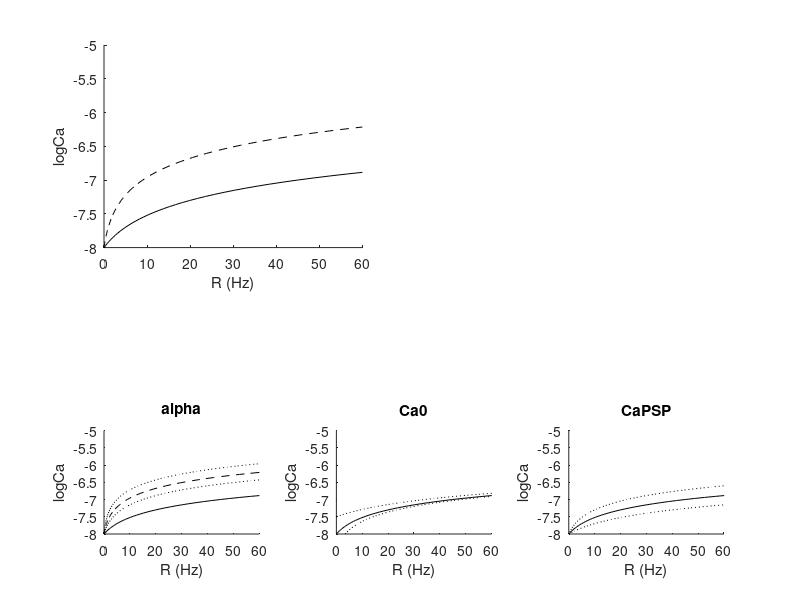

This chart was generated by the following MATLAB code: (Note: this script raises an error after producing the figure.)
figfolder  = '/Users/dl2820/Project Repos/CaHomeostasis/DailyNotebook/Notebook20210708';

%%
Ca_0 = -8;       %GluA1-independent (i.e. baseline) Calcium concentration
                         %(-6.854 at eqfrom SS)
Ca_PSC0 = 0.2e-8;     %Calcium per 1Hz PSPs through non-GluA1 sources
alpha = 4;
%%
Ca = linspace(Ca_0,-5,100);


%%

R_none = (10.^Ca - 10.^Ca_0)./(Ca_PSC0.*(alpha.*0+1));
R_full = (10.^Ca - 10.^Ca_0)./(Ca_PSC0.*(alpha.*1+1));

alphas = [2 8];
R_alphas =(10.^Ca - 10.^Ca_0)./(Ca_PSC0*(alphas'*1+1));

Ca_0s = [-8.5 -7.5]';
R_Ca0s =(10.^Ca - 10.^Ca_0s)./(Ca_PSC0.*(alpha.*0+1));

Ca_PSCs = [0.1e-8 0.4e-8]';
R_CaPSCs =(10.^Ca - 10.^Ca_0)./(Ca_PSCs.*(alpha.*0+1));
%%
figure
subplot(2,2,1)
    %plot((R),Ca,'k')
    hold on
    plot((R_none),Ca,'k')
    plot((R_full),Ca,'k--')

    ylabel('logCa')

    xlabel('R (Hz)')
    box off
    axis tight
    xlim([0 60])
    
    
subplot(3,3,7)
    %plot((R),Ca,'k')
    hold on
    plot((R_none),Ca,'k')
    plot((R_full),Ca,'k--')
    plot((R_alphas),Ca,'k:')

    ylabel('logCa')

    xlabel('R (Hz)')
    box off
    axis tight
    xlim([0 60])
    title('alpha')
    
    
subplot(3,3,8)
    %plot((R),Ca,'k')
    hold on
    plot((R_none),Ca,'k')
    %plot((R_full),Ca,'k--')
    plot((R_Ca0s),Ca,'k:')

    ylabel('logCa')

    xlabel('R (Hz)')
    box off
    axis tight
    xlim([0 60])
     title('Ca0')
     
subplot(3,3,9)
    %plot((R),Ca,'k')
    hold on
    plot((R_none),Ca,'k')
    %plot((R_full),Ca,'k--')
    plot((R_CaPSCs),Ca,'k:')

    ylabel('logCa')

    xlabel('R (Hz)')
    box off
    axis tight
    xlim([0 60])
     title('CaPSP')
     
    
    

NiceSave('RCa',figfolder,[],'includeDate',true)
%% Effects of kf0 and kCan ... kappa

Ca_CaN = -6.4;     %Ca midpoint for CaN (data)
s_CaN = 6;      %Steepness of CaN activation (data)

kappa = 0.01;
kf_0 = 0.6e-3; 
k_CaN = kf_0./kappa;

n = Sigmoid( Ca,Ca_CaN,s_CaN,1);
kf = kf_0;
kd = k_CaN.*n;

A = kf./(kf+kd);
R = (10.^Ca - 10.^Ca_0)./(Ca_PSC0.*(alpha.*A+1));

%kf0s
kf0s = [1e-2 1e-4]';
A_kf0 = kf0s./(kf0s+kd);
R_kf0 = (10.^Ca - 10.^Ca_0)./(Ca_PSC0.*(alpha.*A_kf0+1));

%k_CaNs
k_CaNs = [1 1e-2]';
A_kds = kf./(kf+k_CaNs.*n);
R_kd = (10.^Ca - 10.^Ca_0)./(Ca_PSC0.*(alpha.*A_kds+1));

%R1/2
Rs = linspace(0,60,60);
Ca_Ahalf = log10(10.^Ca_0 + Ca_PSC0.*Rs + Ca_PSC0.*alpha.*0.5.*Rs);
k_ratio = Sigmoid( Ca_Ahalf,Ca_CaN,s_CaN,1);

%%
figure
subplot(2,2,1)
    plot((R),Ca,'k')
    hold on
    plot((R_none),Ca,'k--')
    plot((R_full),Ca,'k--')
    ylabel('logCa')
    %plot(log10(R),A,'r')
    %LogScale('x',10)
    xlabel('R');
    box off
    axis tight
    axis tight
    xlim([0 60])
    yrange = ylim(gca);

subplot(2,2,2)
    plot(n,Ca)
    hold on
    plot(A,Ca)
    ylim(yrange)
    legend('n(Ca)','A(Ca)')
    box off
    xlabel('n, A')
   
subplot(3,3,7)
    plot((R),Ca,'k')
    hold on
    plot((R_kf0),Ca,'k:')
    plot((R_none),Ca,'--','color',[0.5 0.5 0.5])
    plot((R_full),Ca,'--','color',[0.5 0.5 0.5])
    ylabel('logCa')
    %plot(log10(R),A,'r')
    %LogScale('x',10)
    xlabel('R');
    box off
    axis tight
    axis tight
    xlim([0 60])
    yrange = ylim(gca);
    title('k_f_0')
    
subplot(3,3,8)
    plot((R),Ca,'k')
    hold on
    plot((R_kd),Ca,'k:')
    plot((R_none),Ca,'--','color',[0.5 0.5 0.5])
    plot((R_full),Ca,'--','color',[0.5 0.5 0.5])
    ylabel('logCa')
    %plot(log10(R),A,'r')
    %LogScale('x',10)
    xlabel('R');
    box off
    axis tight
    axis tight
    xlim([0 60])
    yrange = ylim(gca);    
    title('k_C_a_N')
    
    
subplot(3,3,9)
    plot(k_ratio,Rs,'k')
    xlabel('k_f_0 / k_C_a_N')
    ylabel('R_A_0_._5')
    box off
    
    
NiceSave('RCa_A',figfolder,[],'includeDate',true)



%% Adding back in the m-gate (alpha)

Ca_CamKII = -5.5;     %Ca midpoint for CaN (data)
s_CamKII = 8;      %Steepness of CaN activation (data)

k_CamK = 50.*k_CaN; %Free parameter
m_alpha = Sigmoid( Ca,Ca_CamKII,s_CamKII,1);
kf_malpha = kf_0 + k_CamK.*m_alpha;

Ca_Kdelta = 1.5;
m_beta = Sigmoid( Ca+Ca_Kdelta,Ca_CamKII,s_CamKII,1);
kf_mbeta = kf_0 + k_CamK.*m_beta;

%Equilibrium beta
Ca_b = -7.05;     %Ca midpoint for CaN (data)
s_b = -35;      %Steepness of CaN activation (data)
b = Sigmoid( Ca,Ca_b,s_b,1);
m_ab = Sigmoid( Ca+b.*Ca_Kdelta,Ca_CamKII,s_CamKII,1);
kf_mab = kf_0 + k_CamK.*m_ab;

A_malpha = kf_malpha./(kf_malpha+kd);
R_malpha = (10.^Ca - 10.^Ca_0)./(Ca_PSC0.*(alpha.*A_malpha+1));
A_mbeta = kf_mbeta./(kf_mbeta+kd);
R_mbeta = (10.^Ca - 10.^Ca_0)./(Ca_PSC0.*(alpha.*A_mbeta+1));
A_mab = kf_mab./(kf_mab+kd);
R_mab = (10.^Ca - 10.^Ca_0)./(Ca_PSC0.*(alpha.*A_mab+1));

%kf0s
% kf0s = [1e-2 1e-4]';
% A_kf0 = kf0s./(kf0s+kd);
% R_kf0 = (10.^Ca - 10.^Ca_0)./(Ca_PSC0.*(alpha.*A_kf0+1));

%k_CaNs
% k_CaNs = [1 1e-2]';
% A_kds = kf./(kf+k_CaNs.*n);
% R_kd = (10.^Ca - 10.^Ca_0)./(Ca_PSC0.*(alpha.*A_kds+1));


%%
figure
subplot(2,2,1)
    plot((R),Ca,'k')
    hold on
    plot((R_mab),Ca,'r')
    plot((R_malpha),Ca,'b')
   % plot((R_mbeta),Ca,'g')
    
    plot((R_none),Ca,'k--')
    plot((R_full),Ca,'k--')
    ylabel('logCa')
    %plot(log10(R),A,'r')
    %LogScale('x',10)
    xlabel('R');
    box off
    axis tight
    axis tight
    xlim([0 100])
    yrange = ylim(gca);
    legend('CaN-only','Alpha<->Beta CamKII','Alpha CamKII','location','southeast')

subplot(2,2,2)
    plot(n,Ca)
    hold on
    plot(m_alpha,Ca)
    plot(m_beta,Ca)
    plot(A,Ca)
    plot(A_malpha,Ca)
    plot(A_mbeta,Ca)
    ylim(yrange)
    legend('n(Ca)','m_a(Ca)','m_a(Ca)','A(Ca)')
    box off
    xlabel('n, A')
   
subplot(3,3,7)
    plot((R),Ca,'k')
    hold on
    plot((R_kf0),Ca,'k:')
    plot((R_none),Ca,'--','color',[0.5 0.5 0.5])
    plot((R_full),Ca,'--','color',[0.5 0.5 0.5])
    ylabel('logCa')
    %plot(log10(R),A,'r')
    %LogScale('x',10)
    xlabel('R');
    box off
    axis tight
    axis tight
    xlim([0 60])
    yrange = ylim(gca);
    title('k_f_0')
    
subplot(3,3,8)
    plot((R),Ca,'k')
    hold on
    plot((R_kd),Ca,'k:')
    plot((R_none),Ca,'--','color',[0.5 0.5 0.5])
    plot((R_full),Ca,'--','color',[0.5 0.5 0.5])
    ylabel('logCa')
    %plot(log10(R),A,'r')
    %LogScale('x',10)
    xlabel('R');
    box off
    axis tight
    axis tight
    xlim([0 60])
    yrange = ylim(gca);    
    title('k_C_a_N')
    
    
subplot(3,3,9)
    plot(k_ratio,Rs,'k')
    xlabel('k_f_0 / k_C_a_N')
    ylabel('R_A_0_._5')
    box off
    
    
NiceSave('RCa_A_mgate',figfolder,[],'includeDate',true)



%% Simulate steady state calcium as f'n of rate

%manip.rate = @(t) 20.*ones(size(t));

parms= struct();
timeparms = struct();
manip = struct();

timeparms.maxT = 0;
timeparms.preT = 6000;

parms.Ca_PSP0 = Ca_PSC0;
parms.Ca_A = 0;
parms.Ca_0 = Ca_0;

parms.kd_0 = 0;
parms.kf_0 = kf_0;
parms.k_CaN = kf_0./kappa;
parms.k_CamK = k_CamK;
parms.Ca_Kdelta = Ca_Kdelta;

R_pres = logspace(0,2,5);

for rr = 1:length(R_pres)
    bz_Counter(rr,length(R_pres),'sim')
    
    R_pre = R_pres(rr);
    manip.rate = @(t) R_pre .* ones(size(t));

    parms.Ca_A = 0;
    parms.kf_0 = kf_0;
    [simresults,parms] = Run_SynHomeo2(manip,parms,timeparms);
    equilvals.Ca(rr) = simresults.Ca(end);
    equilvals.b(rr) = simresults.b(end);
    equilvals.m(rr) = simresults.m(end);
    equilvals.n(rr) = simresults.n(end);
    close all

    parms.kf_0 = 100;
    parms.Ca_A = alpha.*Ca_PSC0;
    [simresults,parms] = Run_SynHomeo2(manip,parms,timeparms);
    equilvals_Full.Ca(rr) = simresults.Ca(end);
    equilvals_Full.b(rr) = simresults.b(end);
    equilvals_Full.m(rr) = simresults.m(end);
    equilvals_Full.n(rr) = simresults.n(end);
    close all

    parms.kf_0 = kf_0;
    parms.Ca_A = alpha.*Ca_PSC0;
    [simresults,parms] = Run_SynHomeo2(manip,parms,timeparms);
    equilvals_Eq.Ca(rr) = simresults.Ca(end);
    equilvals_Eq.b(rr) = simresults.b(end);
    equilvals_Eq.m(rr) = simresults.m(end);
    equilvals_Eq.n(rr) = simresults.n(end);
    close all
end

%%
figure
plot(simresults.t_hr,simresults.Ca,'k')
%%
figure
    subplot(2,2,1)
        plot((R),Ca,'k')
        hold on
        plot((R_none),Ca,'k--')
        plot((R_full),Ca,'k--')
        plot(R_pres,equilvals.Ca,'o')
        plot(R_pres,equilvals_Full.Ca,'o')
        plot(R_pres,equilvals_Eq.Ca,'o')
        ylabel('logCa')
        %plot(log10(R),A,'r')
        %LogScale('x',10)
        xlabel('R');
        box off
        axis tight
        axis tight
        xlim([0 60])
        yrange = ylim(gca);


 %% Simulate CaEq as function of Kfo (keeping kappa constant)
parms= struct();
timeparms = struct();
manip = struct();

timeparms.maxT = 0;
timeparms.preT = 6000;

parms.Ca_PSP0 = Ca_PSC0;
parms.Ca_A = alpha.*Ca_PSC0;
parms.Ca_0 = Ca_0;

parms.kd_0 = 0;
parms.kf_0 = kf_0;
parms.k_CaN = kf_0./kappa;
parms.k_CamK = 0;

R_pre = 30;
manip.rate = @(t) R_pre .* ones(size(t));

kf0s_sim = [1e-2 1e-3 1e-4 1e-5];

for rr = 1:length(kf0s_sim)
    bz_Counter(rr,length(kf0s_sim),'sim')
    
    parms.kf_0 = kf0s_sim(rr);
    parms.k_CaN = kf0s_sim(rr)./kappa;
    [simresults_kf0,parms] = Run_SynHomeo2(manip,parms,timeparms);
    equilvals_kf0.Ca(rr) = simresults_kf0.Ca(end);
    equilvals_kf0.b(rr) = simresults_kf0.b(end);
    equilvals_kf0.m(rr) = simresults_kf0.m(end);
    equilvals_kf0.n(rr) = simresults_kf0.n(end);
    close all

end

%%
figure
subplot(3,3,7)
    plot((R),Ca,'k')
    hold on
    plot((R_kf0),Ca,'k:')
    plot((R_none),Ca,'--','color',[0.5 0.5 0.5])
    plot((R_full),Ca,'--','color',[0.5 0.5 0.5])
    plot(R_pre,equilvals_kf0.Ca,'o')
    ylabel('logCa')
    %plot(log10(R),A,'r')
    %LogScale('x',10)
    xlabel('R');
    box off
    axis tight
    axis tight
    xlim([0 60])
    yrange = ylim(gca);
    title('k_f_0')